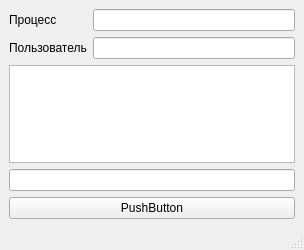
<?xml version="1.0" encoding="UTF-8"?>
<ui version="4.0">
 <class>PidVarionts</class>
 <widget class="QMainWindow" name="PidVarionts">
  <property name="geometry">
   <rect>
    <x>0</x>
    <y>0</y>
    <width>304</width>
    <height>250</height>
   </rect>
  </property>
  <property name="minimumSize">
   <size>
    <width>304</width>
    <height>250</height>
   </size>
  </property>
  <property name="windowTitle">
   <string>Выбор PID</string>
  </property>
  <widget class="QWidget" name="centralwidget">
   <layout class="QGridLayout" name="gridLayout">
    <item row="0" column="0">
     <layout class="QVBoxLayout" name="verticalLayout">
      <item>
       <layout class="QFormLayout" name="formLayout">
        <item row="0" column="0">
         <widget class="QLabel" name="label">
          <property name="text">
           <string>Процесс</string>
          </property>
         </widget>
        </item>
        <item row="1" column="0">
         <widget class="QLabel" name="label_2">
          <property name="text">
           <string>Пользователь</string>
          </property>
         </widget>
        </item>
        <item row="0" column="1">
         <widget class="QLineEdit" name="lineEditProcName"/>
        </item>
        <item row="1" column="1">
         <widget class="QLineEdit" name="lineEditUser"/>
        </item>
       </layout>
      </item>
      <item>
       <widget class="QTableWidget" name="tableProcess">
        <attribute name="verticalHeaderVisible">
         <bool>false</bool>
        </attribute>
        <attribute name="verticalHeaderHighlightSections">
         <bool>false</bool>
        </attribute>
       </widget>
      </item>
     </layout>
    </item>
    <item row="1" column="0">
     <widget class="QLineEdit" name="lineEdit"/>
    </item>
    <item row="2" column="0">
     <widget class="QPushButton" name="pushButton">
      <property name="text">
       <string>PushButton</string>
      </property>
     </widget>
    </item>
   </layout>
  </widget>
  <widget class="QMenuBar" name="menubar">
   <property name="geometry">
    <rect>
     <x>0</x>
     <y>0</y>
     <width>304</width>
     <height>20</height>
    </rect>
   </property>
  </widget>
  <widget class="QStatusBar" name="statusbar"/>
 </widget>
 <resources/>
 <connections/>
</ui>
